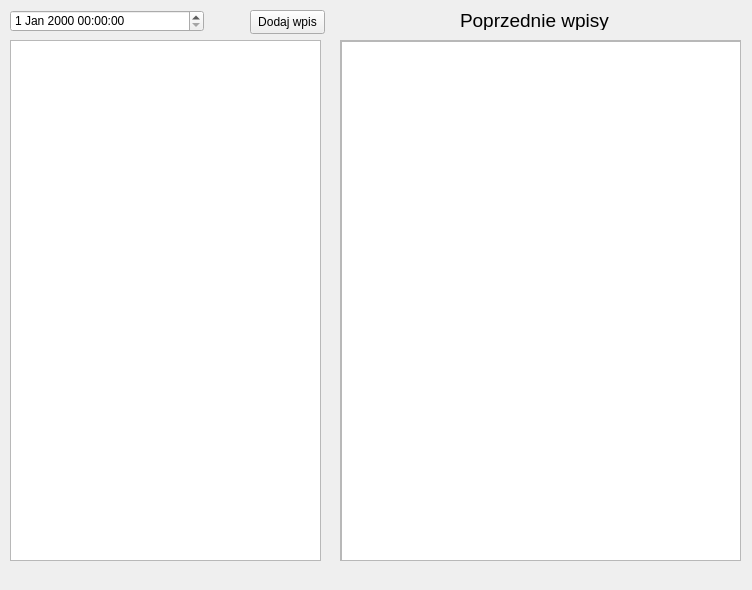
<?xml version="1.0" encoding="UTF-8"?>
<ui version="4.0">
 <class>Pamietnik</class>
 <widget class="QWidget" name="Pamietnik">
  <property name="geometry">
   <rect>
    <x>0</x>
    <y>0</y>
    <width>752</width>
    <height>590</height>
   </rect>
  </property>
  <property name="minimumSize">
   <size>
    <width>752</width>
    <height>590</height>
   </size>
  </property>
  <property name="maximumSize">
   <size>
    <width>752</width>
    <height>590</height>
   </size>
  </property>
  <property name="windowTitle">
   <string>Pamietnik</string>
  </property>
  <widget class="QScrollArea" name="scrollArea">
   <property name="geometry">
    <rect>
     <x>10</x>
     <y>40</y>
     <width>311</width>
     <height>521</height>
    </rect>
   </property>
   <property name="widgetResizable">
    <bool>true</bool>
   </property>
   <widget class="QWidget" name="scrollAreaWidgetContents">
    <property name="geometry">
     <rect>
      <x>0</x>
      <y>0</y>
      <width>309</width>
      <height>519</height>
     </rect>
    </property>
   </widget>
  </widget>
  <widget class="QScrollArea" name="scrollArea_2">
   <property name="geometry">
    <rect>
     <x>340</x>
     <y>40</y>
     <width>401</width>
     <height>521</height>
    </rect>
   </property>
   <property name="widgetResizable">
    <bool>true</bool>
   </property>
   <widget class="QWidget" name="scrollAreaWidgetContents_2">
    <property name="geometry">
     <rect>
      <x>0</x>
      <y>0</y>
      <width>399</width>
      <height>519</height>
     </rect>
    </property>
    <widget class="QTextEdit" name="textEdit_2">
     <property name="geometry">
      <rect>
       <x>0</x>
       <y>0</y>
       <width>401</width>
       <height>521</height>
      </rect>
     </property>
    </widget>
   </widget>
  </widget>
  <widget class="QDateTimeEdit" name="dateTimeEdit">
   <property name="geometry">
    <rect>
     <x>10</x>
     <y>10</y>
     <width>194</width>
     <height>22</height>
    </rect>
   </property>
  </widget>
  <widget class="QPushButton" name="dodajButton">
   <property name="geometry">
    <rect>
     <x>250</x>
     <y>10</y>
     <width>75</width>
     <height>24</height>
    </rect>
   </property>
   <property name="text">
    <string>Dodaj wpis</string>
   </property>
  </widget>
  <widget class="QLabel" name="label">
   <property name="geometry">
    <rect>
     <x>460</x>
     <y>10</y>
     <width>151</width>
     <height>20</height>
    </rect>
   </property>
   <property name="font">
    <font>
     <pointsize>14</pointsize>
    </font>
   </property>
   <property name="text">
    <string>Poprzednie wpisy</string>
   </property>
  </widget>
  <widget class="QTextEdit" name="textEdit">
   <property name="geometry">
    <rect>
     <x>10</x>
     <y>40</y>
     <width>311</width>
     <height>521</height>
    </rect>
   </property>
  </widget>
 </widget>
 <resources/>
 <connections/>
</ui>
